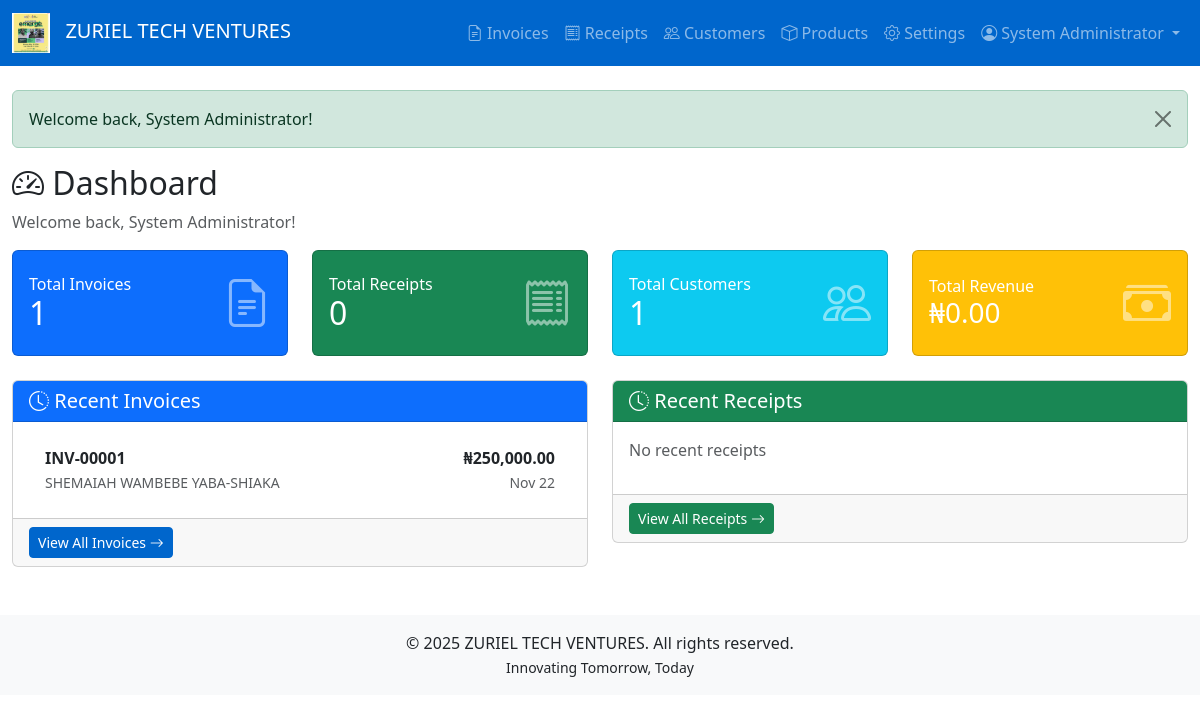
The page /dashboard (signed in) on the database as committed earlier.
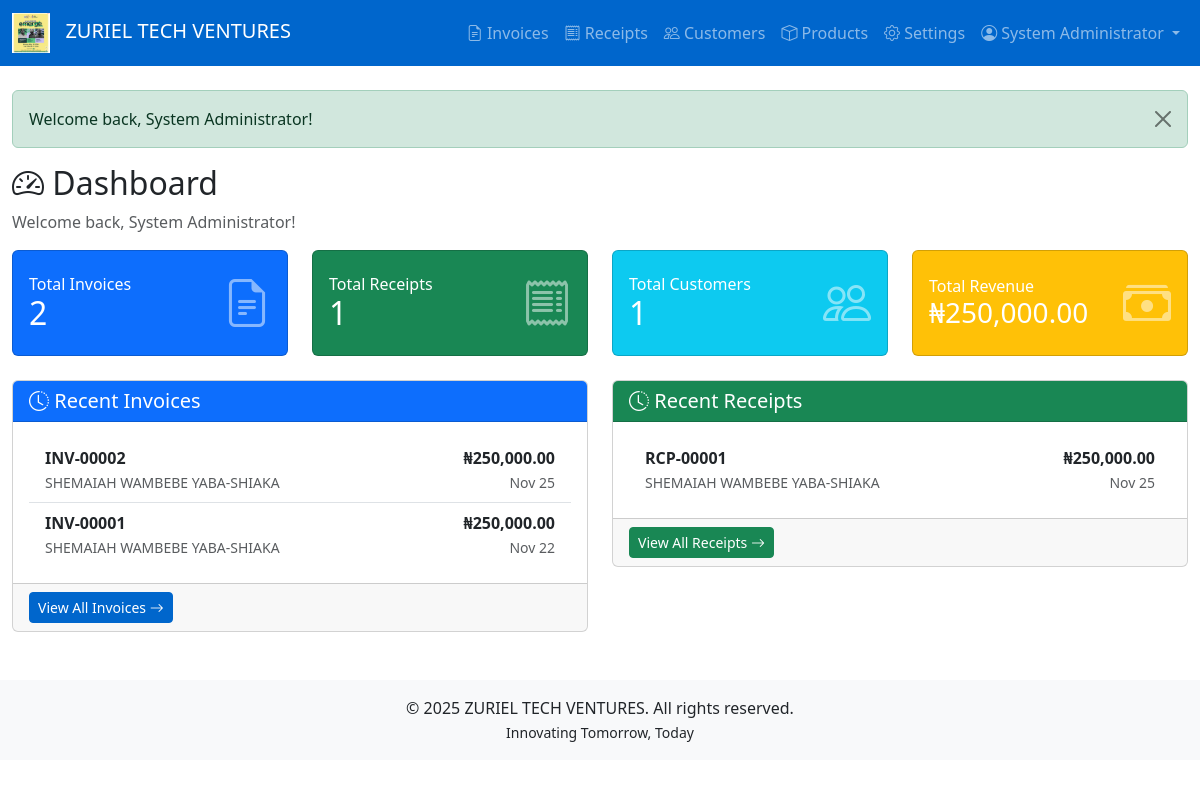
The same page on the database as committed later.
### tables this page shows
CREATE TABLE `invoices` (
  `id` int(11) NOT NULL,
  `invoice_number` varchar(50) NOT NULL,
  `customer_id` int(11) DEFAULT NULL,
  `customer_name` varchar(255) NOT NULL,
  `customer_address` text DEFAULT NULL,
  `invoice_date` date NOT NULL,
  `lpo_number` varchar(100) DEFAULT NULL,
  `subtotal` decimal(10,2) NOT NULL DEFAULT 0.00,
  `total` decimal(10,2) NOT NULL DEFAULT 0.00,
  `paid_amount` decimal(10,2) DEFAULT 0.00,
  `amount_in_words` text DEFAULT NULL,
  `invoice_type` enum('cash','credit') DEFAULT 'cash',
  `status` enum('draft','issued','paid','archived') DEFAULT 'issued',
  `created_at` timestamp NOT NULL DEFAULT current_timestamp(),
  `updated_at` timestamp NOT NULL DEFAULT current_timestamp() ON UPDATE current_timestamp()
);

CREATE TABLE `receipts` (
  `id` int(11) NOT NULL,
  `receipt_number` varchar(50) NOT NULL,
  `invoice_id` int(11) DEFAULT NULL,
  `receipt_date` date NOT NULL,
  `received_from` varchar(255) NOT NULL,
  `amount_naira` int(11) NOT NULL,
  `amount_kobo` int(11) NOT NULL DEFAULT 0,
  `total_amount` decimal(10,2) NOT NULL,
  `payment_for` text NOT NULL,
  `payment_method` enum('cash','transfer','pos','other') NOT NULL,
  `status` enum('issued','archived') DEFAULT 'issued',
  `created_at` timestamp NOT NULL DEFAULT current_timestamp(),
  `updated_at` timestamp NOT NULL DEFAULT current_timestamp() ON UPDATE current_timestamp()
);

### app/controllers/DashboardController.php (called while the page is built, shortened)
<?php
class DashboardController extends ProtectedController {
    public function index() {
        $stats = [
            'total_invoices' => $this->db->query("SELECT COUNT(*) as count FROM invoices")->fetch()['count'],
            'total_receipts' => $this->db->query("SELECT COUNT(*) as count FROM receipts")->fetch()['count'],
            'total_customers' => $this->db->query("SELECT COUNT(*) as count FROM customers")->fetch()['count'],
            'total_revenue' => $this->db->query("SELECT SUM(total_amount) as total FROM receipts")->fetch()['total'] ?? 0
        ];
        $recent_invoices = $this->db->query("
            SELECT * FROM invoices
            ORDER BY created_at DESC
            LIMIT 5
        ")->fetchAll();
        $recent_receipts = $this->db->query("
            SELECT * FROM receipts
            ORDER BY created_at DESC
            LIMIT 5
        ")->fetchAll();
        $this->view('dashboard', [
            'stats' => $stats,
            'recent_invoices' => $recent_invoices,
            'recent_receipts' => $recent_receipts,
            'flash' => $this->getFlash()
        ]);
    }
}
?>

### config/config.php (called while the page is built, shortened)
<?php
class Config {
    private static $config = [];
    public static function load($db) {
        try {
            $stmt = $db->query("SELECT config_key, config_value FROM config");
            while ($row = $stmt->fetch(PDO::FETCH_ASSOC)) {
                self::$config[$row['config_key']] = $row['config_value'];
            }
        } catch (PDOException $e) {
            self::loadDefaults();
        }
    }
    public static function get($key, $default = null) {
        return self::$config[$key] ?? $default;
    }
    public static function url($path = '') {
        $scriptPath = str_replace('\\', '/', dirname($_SERVER['SCRIPT_NAME']));
        $basePath = str_replace('/public', '', $scriptPath);
        $path = ltrim($path, '/');
        return $basePath . ($path ? '/' . $path : '');
    }
}
?>

### app/views/dashboard.php (the view)
<?php require_once __DIR__ . '/layouts/header.php'; ?>
<div class="row">
    <div class="col-12">
        <h2><i class="bi bi-speedometer2"></i> Dashboard</h2>
        <p class="text-muted">Welcome back, <?php echo htmlspecialchars($_SESSION['full_name'] ?? 'User'); ?>!</p>
    </div>
</div>
<div class="row mb-4">
    <div class="col-md-3">
        <div class="card bg-primary text-white">
            <div class="card-body">
                <div class="d-flex justify-content-between align-items-center">
                    <div>
                        <h6 class="mb-0">Total Invoices</h6>
                        <h2 class="mb-0"><?php echo $stats['total_invoices'] ?? 0; ?></h2>
                    </div>
                    <div>
                        <i class="bi bi-file-earmark-text" style="font-size: 3rem; opacity: 0.5;"></i>
                    </div>
                </div>
            </div>
        </div>
    </div>
    <div class="col-md-3">
        <div class="card bg-success text-white">
            <div class="card-body">
                <div class="d-flex justify-content-between align-items-center">
                    <div>
                        <h6 class="mb-0">Total Receipts</h6>
                        <h2 class="mb-0"><?php echo $stats['total_receipts'] ?? 0; ?></h2>
                    </div>
                    <div>
                        <i class="bi bi-receipt" style="font-size: 3rem; opacity: 0.5;"></i>
                    </div>
                </div>
            </div>
        </div>
    </div>
    <div class="col-md-3">
        <div class="card bg-info text-white">
            <div class="card-body">
                <div class="d-flex justify-content-between align-items-center">
                    <div>
                        <h6 class="mb-0">Total Customers</h6>
                        <h2 class="mb-0"><?php echo $stats['total_customers'] ?? 0; ?></h2>
                    </div>
                    <div>
                        <i class="bi bi-people" style="font-size: 3rem; opacity: 0.5;"></i>
                    </div>
                </div>
            </div>
        </div>
    </div>
    <div class="col-md-3">
        <div class="card bg-warning text-white">
            <div class="card-body">
                <div class="d-flex justify-content-between align-items-center">
                    <div>
                        <h6 class="mb-0">Total Revenue</h6>
                        <h3 class="mb-0"><?php echo Config::get('CURRENCY_SYMBOL_MAJOR', '₦'); ?><?php echo number_format($stats['total_revenue'] ?? 0, 2); ?></h3>
                    </div>
                    <div>
                        <i class="bi bi-cash-stack" style="font-size: 3rem; opacity: 0.5;"></i>
                    </div>
                </div>
            </div>
        </div>
    </div>
</div>
<div class="row">
    <div class="col-md-6">
        <div class="card">
            <div class="card-header bg-primary text-white">
                <h5 class="mb-0"><i class="bi bi-clock-history"></i> Recent Invoices</h5>
            </div>
            <div class="card-body">
                <?php if (empty($recent_invoices)): ?>
                    <p class="text-muted">No recent invoices</p>
                <?php else: ?>
                    <div class="list-group list-group-flush">
                        <?php foreach ($recent_invoices as $invoice): ?>
                            <a href="<?php echo Config::url('invoices/view/' . $invoice['id']); ?>"
                               class="list-group-item list-group-item-action">
                                <div class="d-flex justify-content-between align-items-center">
                                    <div>
                                        <strong><?php echo htmlspecialchars($invoice['invoice_number']); ?></strong>
                                        <br>
                                        <small class="text-muted"><?php echo htmlspecialchars($invoice['customer_name']); ?></small>
                                    </div>
                                    <div class="text-end">
                                        <strong><?php echo Config::get('CURRENCY_SYMBOL_MAJOR', '₦'); ?><?php echo number_format($invoice['total'], 2); ?></strong>
                                        <br>
                                        <small class="text-muted"><?php echo date('M d', strtotime($invoice['invoice_date'])); ?></small>
                                    </div>
                                </div>
                            </a>
                        <?php endforeach; ?>
                    </div>
                <?php endif; ?>
            </div>
            <div class="card-footer">
                <a href="<?php echo Config::url('invoices'); ?>" class="btn btn-sm btn-primary">
                    View All Invoices <i class="bi bi-arrow-right"></i>
                </a>
            </div>
        </div>
    </div>
    <div class="col-md-6">
        <div class="card">
            <div class="card-header bg-success text-white">
                <h5 class="mb-0"><i class="bi bi-clock-history"></i> Recent Receipts</h5>
            </div>
            <div class="card-body">
                <?php if (empty($recent_receipts)): ?>
                    <p class="text-muted">No recent receipts</p>
                <?php else: ?>
                    <div class="list-group list-group-flush">
                        <?php foreach ($recent_receipts as $receipt): ?>
                            <a href="<?php echo Config::url('receipts/view/' . $receipt['id']); ?>"
                               class="list-group-item list-group-item-action">
                                <div class="d-flex justify-content-between align-items-center">
                                    <div>
                                        <strong><?php echo htmlspecialchars($receipt['receipt_number']); ?></strong>
                                        <br>
                                        <small class="text-muted"><?php echo htmlspecialchars($receipt['received_from']); ?></small>
                                    </div>
                                    <div class="text-end">
                                        <strong><?php echo Config::get('CURRENCY_SYMBOL_MAJOR', '₦'); ?><?php echo number_format($receipt['total_amount'], 2); ?></strong>
                                        <br>
                                        <small class="text-muted"><?php echo date('M d', strtotime($receipt['receipt_date'])); ?></small>
                                    </div>
                                </div>
                            </a>
                        <?php endforeach; ?>
                    </div>
                <?php endif; ?>
            </div>
            <div class="card-footer">
                <a href="<?php echo Config::url('receipts'); ?>" class="btn btn-sm btn-success">
                    View All Receipts <i class="bi bi-arrow-right"></i>
                </a>
            </div>
        </div>
    </div>
</div>
<?php require_once __DIR__ . '/layouts/footer.php'; ?>

### public/index.php (shortened to what this page needs)
<?php
require_once __DIR__ . '/../config/config.php';
$db = Database::getInstance()->getConnection();
$requestUri = parse_url($_SERVER['REQUEST_URI'], PHP_URL_PATH);
$requestMethod = $_SERVER['REQUEST_METHOD'];
$requestUri = str_replace('/public/index.php', '', $requestUri);
$scriptPath = str_replace('\\', '/', dirname($_SERVER['SCRIPT_NAME']));
$basePath = str_replace('/public', '', $scriptPath);
if (!empty($basePath) && $basePath !== '/' && strpos($requestUri, $basePath) === 0) {
    $requestUri = substr($requestUri, strlen($basePath));
}
$matchedRoute = null;
$params = [];
foreach ($routes as $route => $handler) {
    list($method, $path) = explode(' ', $route);
    if ($method !== $requestMethod) {
        continue;
    }
    $pattern = preg_replace('/\{([a-zA-Z0-9_]+)\}/', '(?P<$1>[^/]+)', $path);
    $pattern = '#^' . $pattern . '$#';
    if (preg_match($pattern, $requestUri, $matches)) {
        $matchedRoute = $handler;
        break;
    }
}
if ($matchedRoute) {
    $controllerName = $matchedRoute['controller'];
    $actionName = $matchedRoute['action'];
    $controllerFile = __DIR__ . '/../app/controllers/' . $controllerName . '.php';
    if (file_exists($controllerFile)) {
        $controller = new $controllerName($db);
        if (method_exists($controller, $actionName)) {
            call_user_func_array([$controller, $actionName], $params);
        } else {
            http_response_code(404);
            echo "Action not found: {$actionName}";
        }
    } else {
        http_response_code(404);
        echo "Controller not found: {$controllerName}";
    }
}
?>

### app/controllers/controller.php (shortened to what this page needs)
<?php
class Controller {
    public function __construct($db) {
        $this->db = $db;
    }
    protected function view($viewPath, $data = []) {
        extract($data);
        $viewFile = __DIR__ . '/../views/' . $viewPath . '.php';
        if (file_exists($viewFile)) {
            require_once $viewFile;
        } else {
            die("View not found: {$viewPath}");
        }
    }
    protected function getFlash() {
        if (isset($_SESSION['flash'])) {
            $flash = $_SESSION['flash'];
            return $flash;
        }
        return null;
    }
}
?>

### app/views/layouts/header.php (shortened to what this page needs)
<!DOCTYPE html>
<html lang="en">
<head>
    <link href="https://cdn.jsdelivr.net/npm/bootstrap@5.3.0/dist/css/bootstrap.min.css" rel="stylesheet">
    <link rel="stylesheet" href="https://cdn.jsdelivr.net/npm/bootstrap-icons@1.10.0/font/bootstrap-icons.css">
</head>
<body>
    <nav class="navbar navbar-expand-lg navbar-dark">
        <div class="container-fluid">
            <a class="navbar-brand" href="/">
                <img src="<?php echo Config::get('COMPANY_LOGO'); ?>" alt="Logo">
                <?php echo Config::get('COMPANY_NAME'); ?>
            </a>
            <div class="collapse navbar-collapse" id="navbarNav">
                <ul class="navbar-nav ms-auto">
                    <li class="nav-item">
                        <a class="nav-link" href="<?php echo Config::url('invoices'); ?>">
                            <i class="bi bi-file-earmark-text"></i> Invoices
                        </a>
                    </li>
                    <li class="nav-item">
                        <a class="nav-link" href="<?php echo Config::url('receipts'); ?>">
                            <i class="bi bi-receipt"></i> Receipts
                        </a>
                    </li>
                    <li class="nav-item">
                        <a class="nav-link" href="<?php echo Config::url('customers'); ?>">
                            <i class="bi bi-people"></i> Customers
                        </a>
                    </li>
                    <li class="nav-item">
                        <a class="nav-link" href="<?php echo Config::url('products'); ?>">
                            <i class="bi bi-box"></i> Products
                        </a>
                    </li>
                    <li class="nav-item">
                        <a class="nav-link" href="<?php echo Config::url('settings'); ?>">
                            <i class="bi bi-gear"></i> Settings
                        </a>
                    </li>
                    <?php if (isset($_SESSION['logged_in']) && $_SESSION['logged_in']): ?>
    <li class="nav-item dropdown">
        <a class="nav-link dropdown-toggle" href="#" id="userDropdown" role="button"
           data-bs-toggle="dropdown" aria-expanded="false">
            <i class="bi bi-person-circle"></i> <?php echo htmlspecialchars($_SESSION['full_name']); ?>
        </a>
    </li>
<?php endif; ?>
                </ul>
            </div>
        </div>
    </nav>
    <div class="container-fluid mt-4">
        <?php if (isset($flash) && $flash): ?>
            <div class="alert alert-<?php echo $flash['type']; ?> alert-dismissible fade show" role="alert">
                <?php echo $flash['message']; ?>
                <button type="button" class="btn-close" data-bs-dismiss="alert"></button>
            </div>
        <?php endif; ?>

### app/views/layouts/footer.php (shortened to what this page needs)
</div>
    <footer class="mt-5 py-3 bg-light text-center">
        <p class="mb-0">&copy; <?php echo date('Y'); ?> <?php echo Config::get('COMPANY_NAME'); ?>. All rights reserved.</p>
        <small><?php echo Config::get('COMPANY_TAGLINE'); ?></small>
    </footer>
</body>
</html>

Rows that differ between the two databases and show on the page:
added receipts: id "2", invoice "1", total_amount "250,000.00", receipt_number "RCP-00001", received_from "SHEMAIAH WAMBEBE YABA-SHIAKA", receipt_date "Nov 25"
added invoices: invoice_number "INV-00002", customer_name "SHEMAIAH WAMBEBE YABA-SHIAKA", total "250,000.00", invoice_date "Nov 25"
Other text that changed with them:
$stats['total_invoices']: "1" → (not shown)
$stats['total_receipts']: "0" → (not shown)
$stats['total_customers']: "1" → (not shown)
$stats['total_revenue']: "0.00" → (not shown)
text no longer shown: "No recent receipts"
